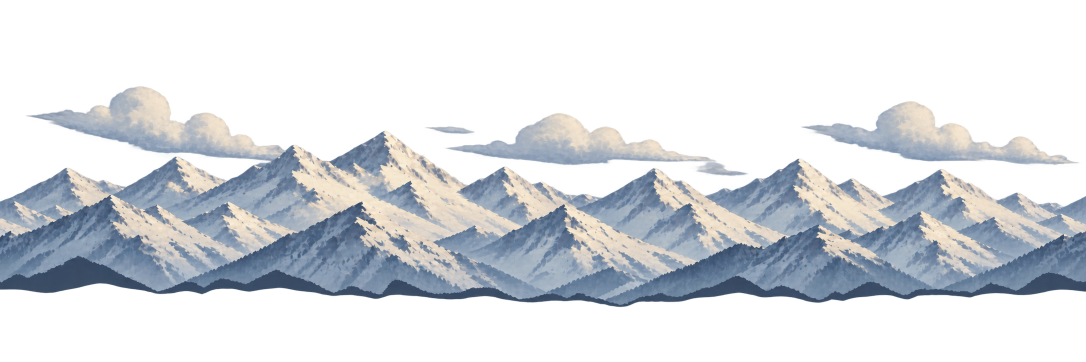
#> input picture UE5/SourceAssets/P5/Backgrounds/Source/BG_Mountain_Far_Source_v01.png, 2172 x 724 px (shown at 1/2 size)
$ python p5_export_a1_background_candidates.py
#> lines starting #> are read from the running program, lines starting #| are printed output that depends on the picture
from __future__ import annotations

import json
from pathlib import Path

from PIL import Image, ImageDraw


ROOT = Path(__file__).resolve().parents[2]
ASSET_ROOT = ROOT / "UE5" / "SourceAssets" / "P5"
SOURCE_DIR = ASSET_ROOT / "Backgrounds" / "Source"
EXPORT_DIR = ASSET_ROOT / "Backgrounds" / "Exports"
MANIFEST_PATH = ASSET_ROOT / "Manifests" / "P5_A1_Backgrounds_manifest_v01.json"
EVIDENCE_DIR = ROOT / "UE5" / "Records" / "p5_p6_plan" / "evidence" / "P5_A1_Backgrounds"
PREVIEW_PATH = EVIDENCE_DIR / "P5_A1_Backgrounds_tiling_preview_v01.png"


ASSETS = [
    {
        "assetId": "BG_Mountain_Far",
        "source": "BG_Mountain_Far_Source_v01.png",
        "export": "BG_Mountain_Far_v01_WIP.png",
        "target": (2048, 512),
        "cropTop": 75,
        "sourceImageGenId": "exec-7d0ae228-bd4c-43b3-8ea5-9dffdeae5e3a",
        "manualSeamAssessment": "provisional_low_edge_difference_review_in_editor_pending",
    },
    {
        "assetId": "BG_Forest_Mid",
        "source": "BG_Forest_Mid_Source_v01.png",
        "export": "BG_Forest_Mid_v01_WIP.png",
        "target": (2048, 512),
        "cropTop": 80,
        "sourceImageGenId": "exec-1321daf3-0013-475a-8b2e-c90efbeabd49",
        "manualSeamAssessment": "provisional_low_edge_difference_review_in_editor_pending",
    },
    {
        "assetId": "BG_Ridge_Near",
        "source": "BG_Ridge_Near_Source_v01.png",
        "export": "BG_Ridge_Near_v01_WIP.png",
        "target": (2048, 768),
        "cropLeft": 24,
        "sourceImageGenId": "exec-8118d428-fcb5-4d04-a1ce-a0df3ba76e4f",
        "manualSeamAssessment": "fail_visible_ridge_height_mismatch",
    },
]


def edge_metrics(image: Image.Image) -> dict[str, object]:
    rgba = image.convert("RGBA")
    width, height = rgba.size
    left = rgba.crop((0, 0, 1, height))
    right = rgba.crop((width - 1, 0, width, height))
    # Mean absolute RGBA difference between the first and last columns.
    left_pixels = [left.getpixel((0, y)) for y in range(height)]
    right_pixels = [right.getpixel((0, y)) for y in range(height)]
    per_channel = [
        round(sum(abs(a[channel] - b[channel]) for a, b in zip(left_pixels, right_pixels)) / height, 3)
        for channel in range(4)
    ]
    alpha = rgba.getchannel("A")
    return {
        "alphaBounds": list(alpha.getbbox()) if alpha.getbbox() else None,
        "leftRightMeanAbsDiffRGBA": per_channel,
        "leftEdgeOpaquePixels": sum(1 for px in left_pixels if px[3] > 250),
        "rightEdgeOpaquePixels": sum(1 for px in right_pixels if px[3] > 250),
    }


def export_asset(spec: dict[str, object]) -> dict[str, object]:
    src_path = SOURCE_DIR / str(spec["source"])
    out_path = EXPORT_DIR / str(spec["export"])
    with Image.open(src_path) as opened:
        source = opened.convert("RGBA")
    source_width, source_height = source.size
    target_width, target_height = spec["target"]  # type: ignore[misc]

    if "cropTop" in spec:
        crop_height = round(source_width * target_height / target_width)
        top = int(spec["cropTop"])
        if top < 0 or top + crop_height > source_height:
            raise ValueError(f"Vertical crop is outside {src_path.name}")
        source = source.crop((0, top, source_width, top + crop_height))
    elif "cropLeft" in spec:
        crop_width = round(source_height * target_width / target_height)
        left = int(spec["cropLeft"])
        if left < 0 or left + crop_width > source_width:
            raise ValueError(f"Horizontal crop is outside {src_path.name}")
        source = source.crop((left, 0, left + crop_width, source_height))

    exported = source.resize((target_width, target_height), Image.Resampling.LANCZOS)
    exported.save(out_path, format="PNG", optimize=True)
    return {
        "assetId": spec["assetId"],
        "sourceFile": str(src_path.relative_to(ROOT)).replace("\\", "/"),
        "sourceImageGenId": spec["sourceImageGenId"],
        "sourceDimensions": [source_width, source_height],
        "exportFile": str(out_path.relative_to(ROOT)).replace("\\", "/"),
        "exportDimensions": [target_width, target_height],
        "format": "PNG RGBA, sRGB assumed",
        "alpha": "preserved",
        "repeatEdgeMetrics": edge_metrics(exported),
        "manualSeamAssessment": spec["manualSeamAssessment"],
    }


def make_tiling_preview(export_records: list[dict[str, object]]) -> None:
    background = (115, 137, 161, 255)
    row_heights = [300, 300, 430]
    preview = Image.new("RGBA", (2048, sum(row_heights)), background)
    draw = ImageDraw.Draw(preview)
    y = 0
    for record, row_height in zip(export_records, row_heights):
        tile_path = ROOT / str(record["exportFile"])
        with Image.open(tile_path) as opened:
            tile = opened.convert("RGBA")
        tile.thumbnail((1024, row_height - 28), Image.Resampling.LANCZOS)
        label_y = y + 6
        tile_y = y + row_height - tile.height
        for repeat in range(2):
            preview.alpha_composite(tile, (repeat * 1024, tile_y))
        draw.text((12, label_y), str(record["assetId"]), fill=(250, 250, 248, 255))
        y += row_height
    preview.convert("RGB").save(PREVIEW_PATH, format="PNG", optimize=True)


def main() -> None:
    EXPORT_DIR.mkdir(parents=True, exist_ok=True)
    EVIDENCE_DIR.mkdir(parents=True, exist_ok=True)
    MANIFEST_PATH.parent.mkdir(parents=True, exist_ok=True)
    records = [export_asset(spec) for spec in ASSETS]
#> in export_asset, opened is the input picture: PIL image 2172x724 RGBA; mean R, G, B, A 62.8, 66.8, 71.4, 96.1
#> in edge_metrics, `left_pixels = [left.getpixel((0, y)) for y in range(height)]`: left_pixels = 512 items, first 6: (0, 0, 0, 0), (0, 0, 0, 0), (0, 0, 0, 0), (0, 0, 0, 0), (0, 0, 0, 0), (0, 0, 0, 0)
#> in edge_metrics, `right_pixels = [right.getpixel((0, y)) for y in range(height)]`: right_pixels has the same summary as left_pixels
#> in edge_metrics, `per_channel = [ round(sum(abs(a[channel] - b[channel]) for a, b in zip..`: per_channel = [9.12, 8.27, 7.07, 6.86]
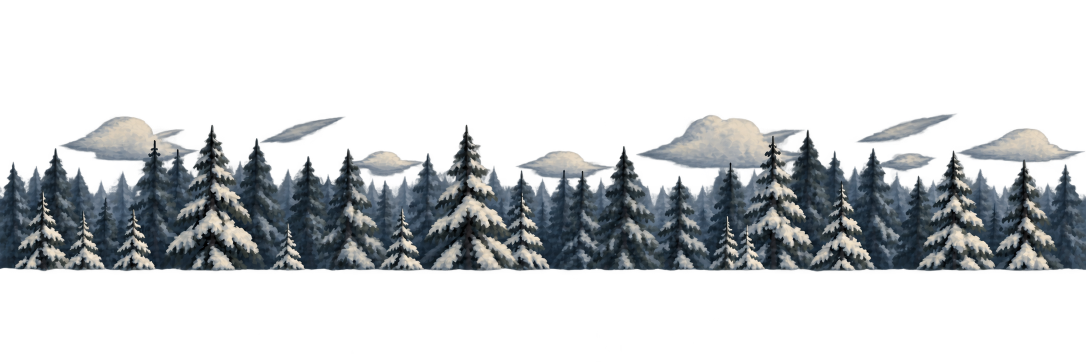
#> input picture UE5/SourceAssets/P5/Backgrounds/Source/BG_Forest_Mid_Source_v01.png, 2172 x 724 px (shown at 1/2 size)
#> in export_asset, opened is the input picture: PIL image 2172x724 RGBA; mean R, G, B, A 29.8, 32.8, 35.2, 76.1
#> in export_asset (call 2), `exported = source.resize((target_width, target_height), Image.Resampli..`:
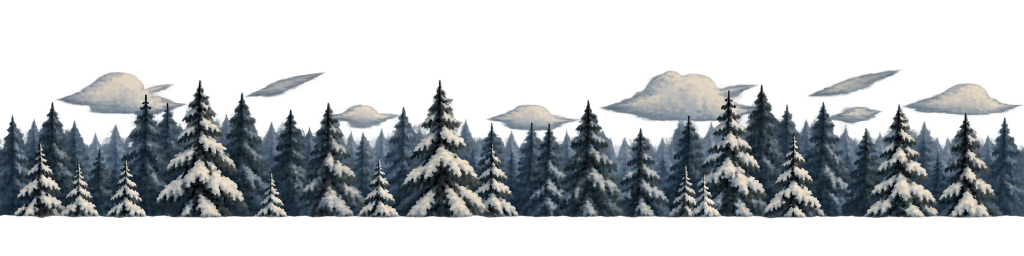
#> exported: PIL image 2048x512 RGBA (shown at 1/2 size); mean R, G, B, A 39.7, 43.7, 46.8, 101.5; transparent parts drawn white
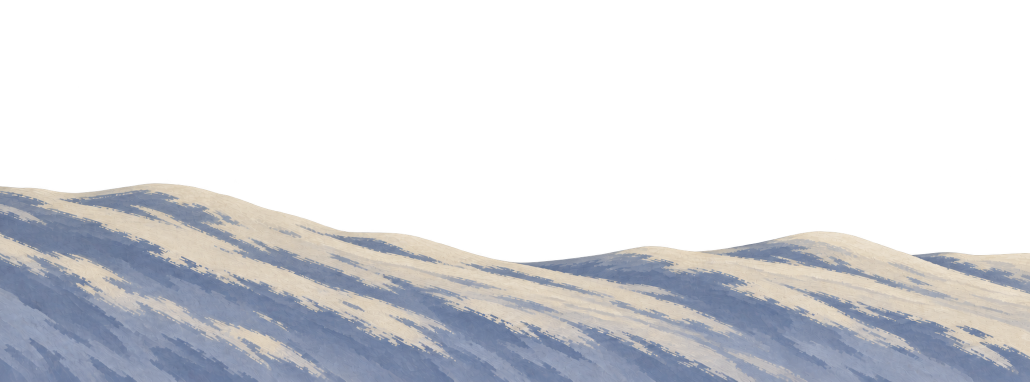
#> input picture UE5/SourceAssets/P5/Backgrounds/Source/BG_Ridge_Near_Source_v01.png, 2060 x 763 px (shown at 1/2 size)
#> in export_asset, opened is the input picture: PIL image 2060x763 RGBA; mean R, G, B, A 65.1, 66.5, 70.4, 100.1
#> in edge_metrics (call 3), `left_pixels = [left.getpixel((0, y)) for y in range(height)]`: left_pixels = 768 items, first 6: (0, 0, 0, 0), (0, 0, 0, 0), (0, 0, 0, 0), (0, 0, 0, 0), (0, 0, 0, 0), (0, 0, 0, 0)
#> in edge_metrics (call 3), `right_pixels = [right.getpixel((0, y)) for y in range(height)]`: right_pixels has the same summary as left_pixels
#> in edge_metrics (call 3), `per_channel = [ round(sum(abs(a[channel] - b[channel]) for a, b in zip..`: per_channel = [44.57, 40.21, 33.57, 43.86]
#> in edge_metrics (call 3), `alpha = rgba.getchannel("A")`:
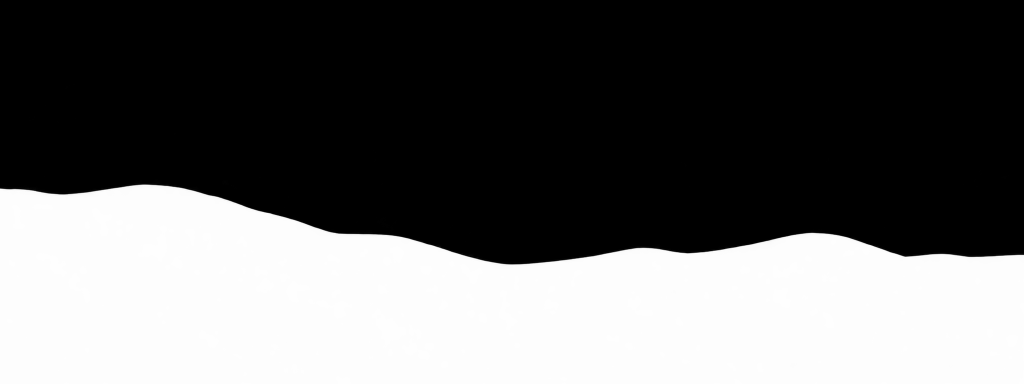
#> alpha: PIL image 2048x768 L (shown at 1/2 size); min 0, max 255, mean 99.7
#> records = 3 items
    make_tiling_preview(records)
#> in make_tiling_preview, `tile.thumbnail((1024, row_height - 28), Image.Resampling.LANCZOS)`:
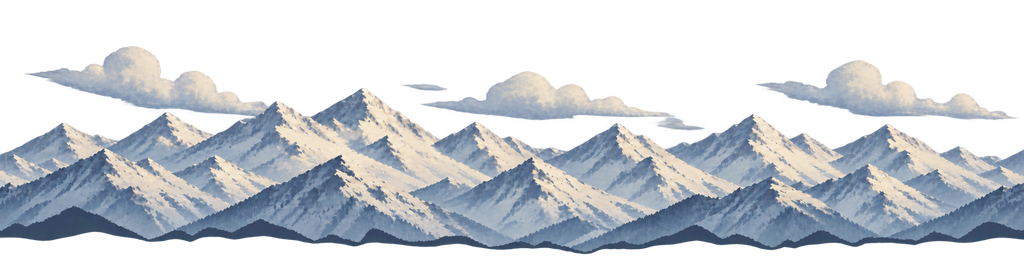
#> tile: PIL image 1024x256 RGBA; mean R, G, B, A 82.7, 88.1, 94.4, 128.2; transparent parts drawn white
#> in make_tiling_preview, `tile_y = y + row_height - tile.height`: tile_y = 44
#> after the loop in make_tiling_preview, `for repeat in range(2):`:
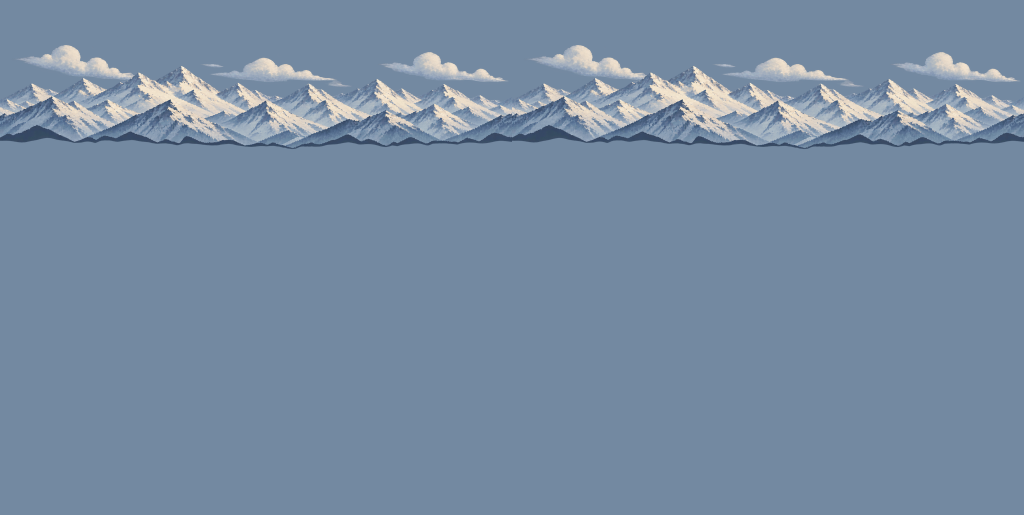
#> preview: PIL image 2048x1030 RGBA (shown at 1/2 size); mean R, G, B, A 119.5, 140, 162.4, 255
#> in make_tiling_preview, `y += row_height`: y = 300
#> in make_tiling_preview, `preview.convert("RGB").save(PREVIEW_PATH, format="PNG", optimize=True)`:
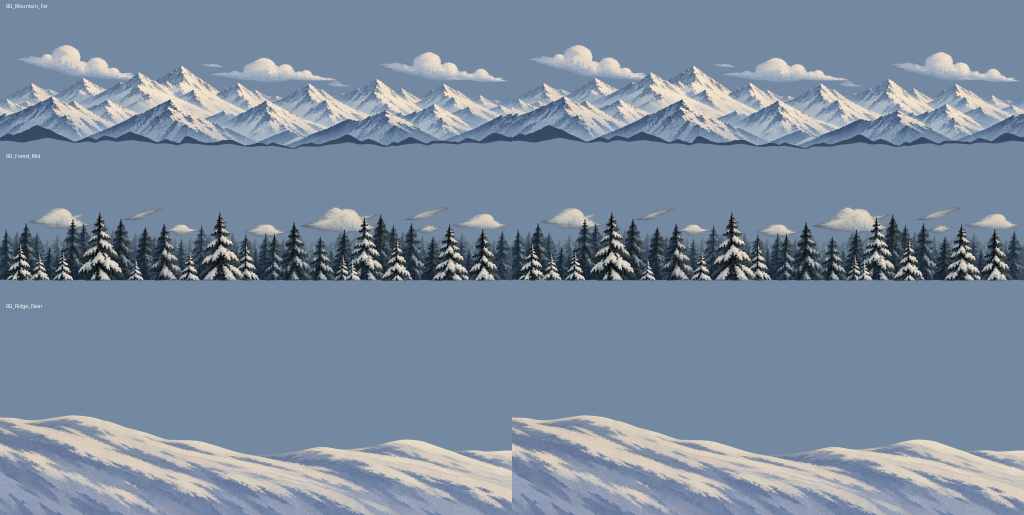
#> saved as P5_A1_Backgrounds_tiling_preview_v01.png: PIL image 2048x1030 RGB (shown at 1/2 size); mean R, G, B 123.5, 140, 158.7
    manifest = {
        "manifestId": "P5_A1_Backgrounds",
        "version": "v01",
        "created": "2026-10-28",
        "status": "WIP; candidates only; not accepted for runtime import",
        "approvedDirection": "P5 A0 natural-tone v02 scene; original character first draft remains frozen",
        "exportTool": "UE5/Scripts/p5_export_a1_background_candidates.py",
        "assets": records,
        "preview": str(PREVIEW_PATH.relative_to(ROOT)).replace("\\", "/"),
        "gates": {
            "dimensions": "exported to specification",
            "transparency": "preserved from generated sources; visual edge review required in the actual material",
            "horizontalRepeat": "near ridge fails; far and mid remain provisional pending Editor loop review",
            "editorIntegration": "pending",
            "A0A1SceneGate": "pending real UE Editor fixture, route geometry and HUD review",
            "performance": "not measured",
        },
    }
    MANIFEST_PATH.write_text(json.dumps(manifest, ensure_ascii=False, indent=2) + "\n", encoding="utf-8")
    print(f"Exported {len(records)} WIP assets.")
#| Exported 3 WIP assets.
    for record in records:
        print(f"{record['assetId']}: {record['exportDimensions']} {record['repeatEdgeMetrics']['leftRightMeanAbsDiffRGBA']}")
#> this loop made 3 passes
#| BG_Mountain_Far: [2048, 512] [9.117, 8.268, 7.074, 6.863]
#| BG_Forest_Mid: [2048, 512] [8.836, 9.762, 11.191, 4.004]
#| BG_Ridge_Near: [2048, 768] [44.572, 40.212, 33.574, 43.863]
    print(f"Preview: {PREVIEW_PATH}")
    print(f"Manifest: {MANIFEST_PATH}")


if __name__ == "__main__":
    main()
